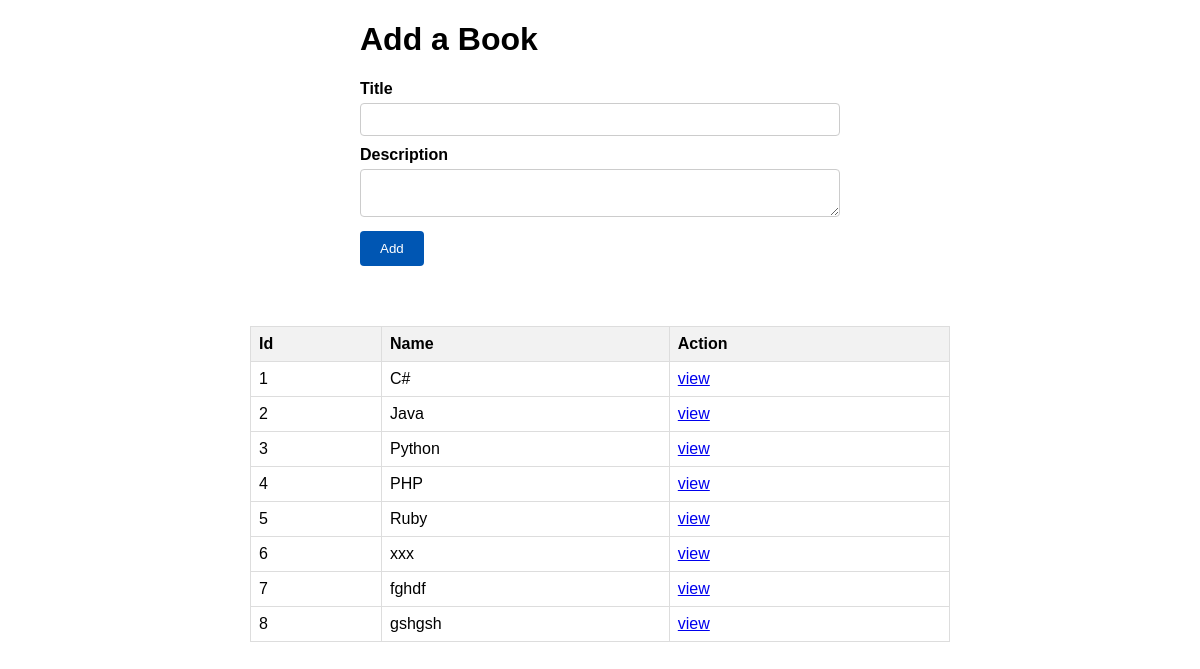
The page / on the database its author committed.
### book_authors_app/models.py (models this page shows)
class Book(models.Model):
	title = models.CharField(max_length=255)
	desc = models.TextField()
	created_at = models.DateTimeField(auto_now_add=True)
	updated_at = models.DateTimeField(auto_now=True)

### book_authors_app/views.py (the view)
# urls.py: path('', views.index),
def index(request):
    data = {
        "bk" : Book.objects.all(),
        "au" : Author.objects.all()
    }
    return render(request, "index.html",data)

### book_authors_app/templates/index.html (shortened to what this page needs)
<!DOCTYPE html>
<html lang="en">
<head>
</head>
<body>
    <vid class="cont">
        <div class="left">
            <h1>Add a Book</h1>
            <form action="/addbook" method="post">
                <label>Title</label>
                <input type="text" name="title">
                <label>Description</label>
                <textarea name="desc" id=""></textarea>
                <button>Add</button>
            </form>
        </div>
        <div class="container">
            <table>
              <thead>
                <tr>
                  <th>Id</th>
                  <th>Name</th>
                  <th>Action</th>
                </tr>
              </thead>
              <tbody>
                {% for i in bk%}
                <tr>
                  <td>{{i.id}}</td>
                  <td>{{i.title}}</td>
                  <td><a href="book/{{i.id}}">view</a></td>
                </tr>
                {% endfor %}
              </tbody>
            </table>
          </div>
    </vid>
</body>
</html>

### book_authors_app/templates/index.html (style rules this page uses)
body { font-family: Arial, sans-serif; margin: 0; padding: 0; }
.container { margin: 20px auto; max-width: 700px; padding: 20px; }
.left { max-width: 40%; margin-left: 30%; }
table { width: 100%; border-collapse: collapse; margin-top: 20px; }
tbody { overflow-x: auto; max-height: 100px; }
th, td { border: 1px solid #ddd; padding: 8px; text-align: left; }
th { background-color: #f2f2f2; }
form { margin-bottom: 20px; }
label { display: block; margin-bottom: 5px; font-weight: bold; }
input[type="text"], textarea { width: 100%; padding: 8px; margin-bottom: 10px; border: 1px solid #ccc; border-radius: 4px; box-sizing: border-box; }
button { background-color: #0056b3; color: white; padding: 10px 20px; border: none; border-radius: 4px; cursor: pointer; }

### rows shown on the page
Book: id "1", title "C#"
Book: id "2", title "Java"
Book: id "3", title "Python"
Book: id "4", title "PHP"
Book: id "5", title "Ruby"
Book: id "6", title "xxx"
Book: id "7", title "fghdf"
Book: id "8", title "gshgsh"
